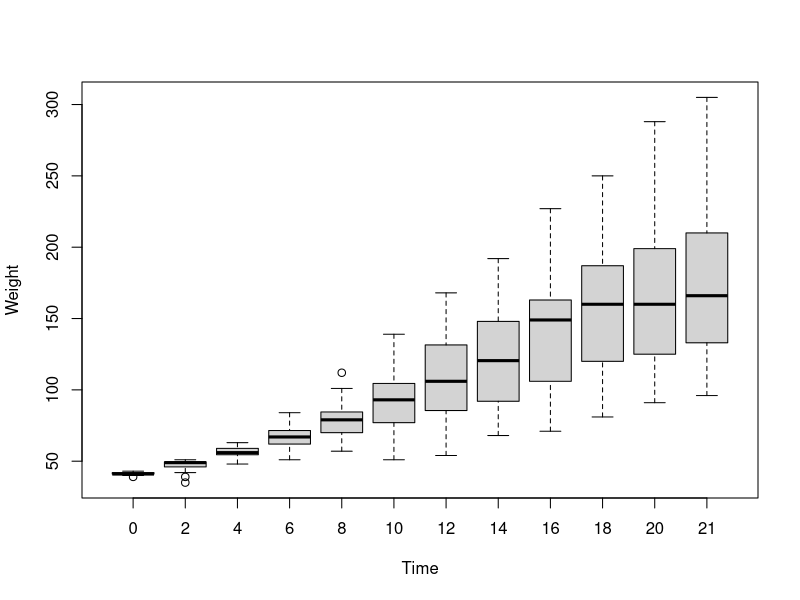

Reproduce this figure in R. (Note: this script raises an error after producing the figure.)
boxplot(ChickWeight$weight[ChickWeight$Diet==1]~
     ChickWeight$Time[ChickWeight$Diet==1],
     xlab="Time", ylab="Weight")

jackknife(ChickWeight$weight[ChickWeight$Diet==2&ChickWeight$Time==0],sd)

bt_results <- bootstrap(ChickWeight$weight[ChickWeight$Diet==2&ChickWeight$Time==0],
                       500,sd)
bt_sd <- mean(bt_results$thetastar)
bias <- bt_sd - sd(ChickWeight$weight[ChickWeight$Diet==2&ChickWeight$Time==0])

var1 <- bootstrap(ChickWeight$weight[ChickWeight$Diet==1&ChickWeight$Time==0],
                                500,var)$thetastar
var2 <- bootstrap(ChickWeight$weight[ChickWeight$Diet==2&ChickWeight$Time==0],
                  500,var)$thetastar
boxplot(var1,var2)

SA <- ChickWeight$weight[ChickWeight$Diet==1&ChickWeight$Time==0]
SB <- ChickWeight$weight[ChickWeight$Diet==2&ChickWeight$Time==0]
na <- length(SA)
nb <- length(SB)
S <- c(SA,SB)
theta <- function(x1,x2) theta <- sd(x1)-sd(x2)
theta_star <- c()
K <- 500
for(i in 1:K){
  S_star <- S[sample.int(na+nb)]
  theta_star[i] <- theta(S_star[1:na],S_star[(na+1):(na+nb)])
}

p_value <- sum(abs(theta_star)>abs(theta0))/K
hist(theta_star,main="", xlab="Simulated theta")
abline(v=theta0, lty = 3)
abline(v=-theta0, lty = 3)